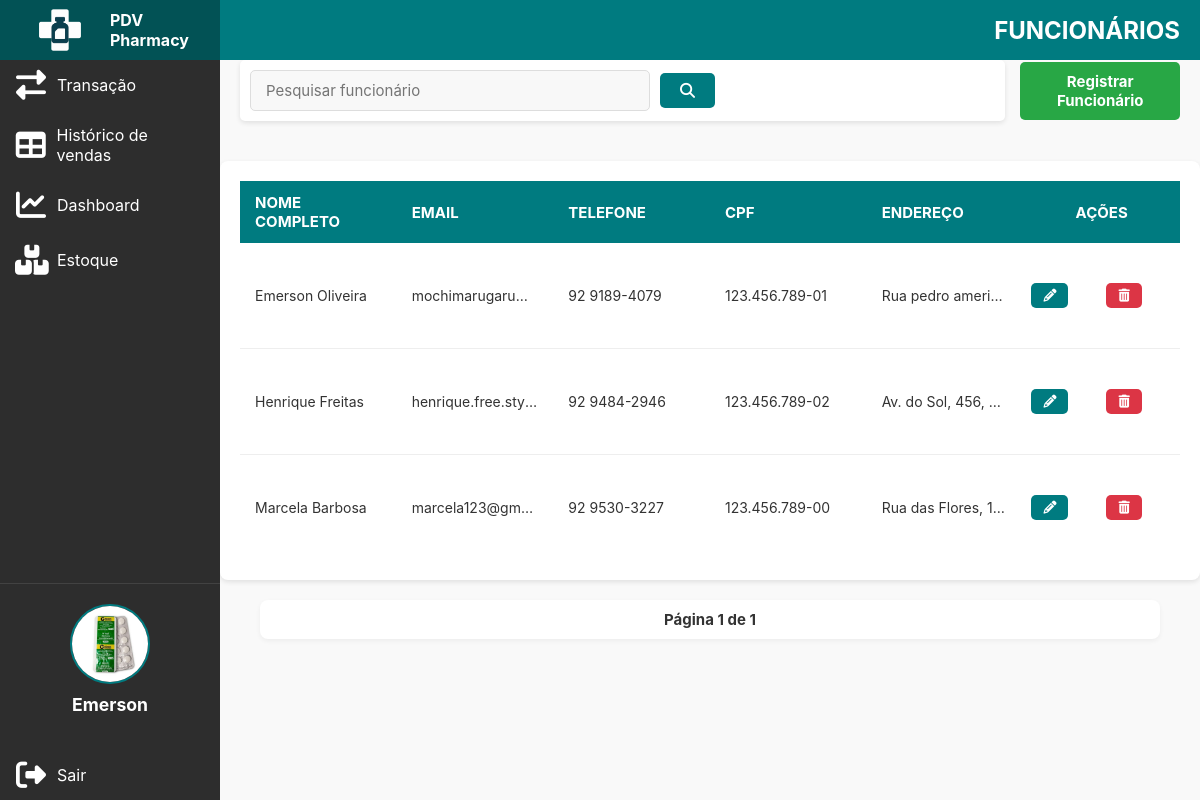
The page /funcionarios/listar/ (signed in) on the database as committed earlier.
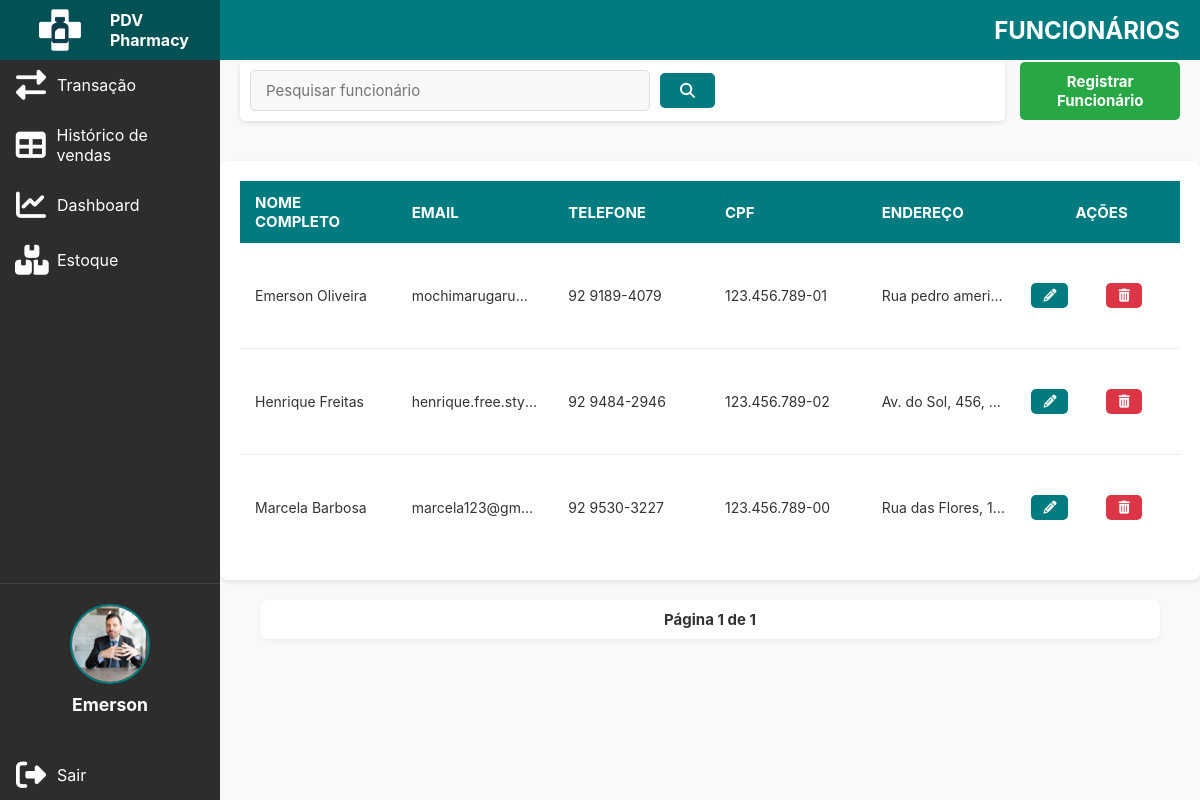
The same page on the database as committed later.
### funcionario/models.py (models this page shows)
class Funcionario(models.Model):
    user = models.OneToOneField(User, on_delete=models.CASCADE, null=True, blank=True)
    SEXO_CHOICES = [
        ('M', 'Masculino'),
        ('F', 'Feminino'),
        ('O', 'Outro'),
    ]
    telefone = models.CharField(max_length=15)
    cpf = models.CharField(max_length=14, unique=True)
    endereco = models.CharField(max_length=255)
    sexo = models.CharField(max_length=1, choices=SEXO_CHOICES)
    data_nascimento = models.DateField()
    foto = models.ImageField(upload_to='fotos_funcionarios/', blank=True, null=True)
    observacao = models.TextField(blank=True, null=True)
    criado_em = models.DateTimeField(auto_now_add=True)

### funcionario/views.py (the view, shortened to what this page needs)
# urls.py: path('listar/', views.listar_funcionarios, name='listar_funcionarios'),
@login_required
def listar_funcionarios(request):
    if not is_dono(request.user):
        return redirect('login')
    query = request.GET.get('q', '')
    funcionarios_qs = Funcionario.objects.all().order_by('user__first_name', 'user__last_name')
    paginator = Paginator(funcionarios_qs, 10)
    page_number = request.GET.get('page')
    page_obj = paginator.get_page(page_number)
    return render(request, 'funcionarios/listar.html', {
        'page_obj': page_obj,
        'query': query
    })

### funcionario/context_processors.py (called while the page is built)
def funcionario_logado_context(request):
    funcionario_logado = None
    if request.user.is_authenticated:
        try:
            funcionario_logado = request.user.funcionario
        except Funcionario.DoesNotExist:
            pass
    return {'funcionario_logado': funcionario_logado}

def is_dono_context(request):
    is_dono_var = False
    if request.user.is_authenticated:
        is_dono_var = request.user.groups.filter(name='dono').exists()
    return {'is_dono': is_dono_var}

### funcionario/views.py (called while the page is built)
def is_dono(user):
    return user.groups.filter(name='dono').exists()

### templates/funcionarios/listar.html (shortened to what this page needs)
{% load static %}
<html lang="pt">
<head>
    <link rel="stylesheet" href="{% static 'css/style_funcionario.css' %}">
    <link rel="stylesheet"  href="https://cdnjs.cloudflare.com/ajax/libs/font-awesome/6.4.0/css/all.min.css"/>
</head>
<body>
<div class="sidebar">
    <div class="sidebar-top">
        <img src="{% static 'img/logo-icon.png' %}" alt="Logo PDV Farma" class="logo">
        <span class="logo-text">PDV Pharmacy</span>
    </div>
        <a href="{% url 'nova_venda' %}"><i class="fas fa-exchange-alt"></i><span>Transação</span></a>
        <a href="{% url 'historico_vendas' %}"><i class="fas fa-solid fa-table"></i><span>Histórico de vendas</span></a>
        <a href="{% url 'dashboard' %}"><i class="fas fa-chart-line"></i><span>Dashboard</span></a>
        <a href="{% url 'listar_produtos' %}"><i class="fas fa-boxes"></i><span>Estoque</span></a>
        {% if user.is_authenticated and funcionario_logado %}
    <div class="user-profile-sidebar">
        {% if funcionario_logado.foto %}
            <img src="{{ funcionario_logado.foto.url }}" alt="Foto de Perfil" class="profile-pic">
        {% else %}
            <img src="{% static 'img/default_profile_pic.png' %}" alt="Foto de Perfil Padrão" class="profile-pic">
        {% endif %}
        <span class="user-name">{{ user.first_name|default:user.username }}</span>
    </div>
    {% endif %}
        {% if user.is_authenticated %}
        <a href="#" class="logout-link">
            <i class="fas fa-sign-out-alt"></i><span>Sair</span>
        </a>
        {% endif %}
    </div>
<div class="main-content">
    <div class="topbar">
        FUNCIONÁRIOS
    </div>
    <div class="controls">
        <form method="GET" action="{% url 'listar_funcionarios' %}">
            <input type="text" name="q" value="{{ query }}" placeholder="Pesquisar funcionário">
            <button type="submit" class="button"><i class="fas fa-search"></i></button>
        </form>
        <a href="{% url 'registrar_funcionario' %}"><button class="button button-primary">Registrar Funcionário</button></a>
    </div>
    <div class="products-list-container">
        {% if page_obj %}
            <table class="data-table">
                <thead>
                    <tr>
                        <th>Nome Completo</th>
                        <th>Email</th>
                        <th>Telefone</th>
                        <th>CPF</th>
                        <th>Endereço</th>
                        <th>Ações</th>
                    </tr>
                </thead>
                <tbody>
                    {% for funcionario in page_obj %}
                        <tr>
                            <td>{{ funcionario.user.first_name }} {{ funcionario.user.last_name }}</td>
                            <td>{{ funcionario.user.email }}</td>
                            <td>{{ funcionario.telefone }}</td>
                            <td>{{ funcionario.cpf }}</td>
                            <td>{{ funcionario.endereco }}</td>
                            <td class="actions-cell">
    <a href="{% url 'editar_funcionario' funcionario.id %}" class="action-button edit">
        <i class="fas fa-pencil-alt"></i> </a>
    <form action="{% url 'deletar_funcionario' funcionario.id %}" method="post" style="display:inline;">
        <button type="submit" class="btn btn-danger" onclick="return confirm('Tem certeza que deseja deletar o funcionário {{ funcionario.user.first_name }} {{ funcionario.user.last_name }}? Esta ação é irreversível!');">
            <i class="fas fa-trash-alt"></i> </button>
    </form>
</td>
                        </tr>
                    {% endfor %}
                </tbody>
            </table>
        {% else %}
            <p style="text-align: center; margin-top: 20px;">Nenhum funcionário encontrado.</p>
        {% endif %}
    </div>
    <div class="paginacao">
        <span class="paginacao-info">Página {{ page_obj.number }} de {{ page_obj.paginator.num_pages }}</span>
    </div>
</div>
</body>
</html>

Rows that differ between the two databases and show on the page:
changed Funcionario "Emerson": foto: a different picture
